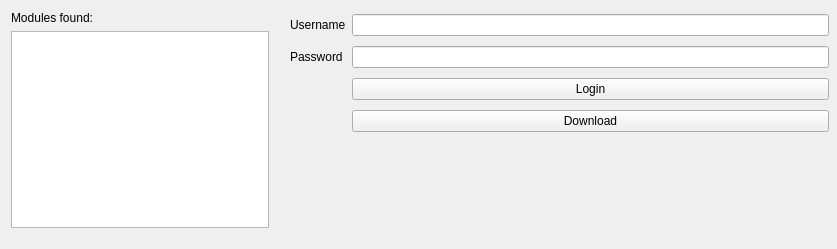
<?xml version="1.0" encoding="UTF-8"?>
<ui version="4.0">
 <class>MainWindow</class>
 <widget class="QMainWindow" name="MainWindow">
  <property name="geometry">
   <rect>
    <x>0</x>
    <y>0</y>
    <width>837</width>
    <height>249</height>
   </rect>
  </property>
  <property name="windowTitle">
   <string>Blackboard Crawler</string>
  </property>
  <widget class="QWidget" name="centralwidget">
   <widget class="QWidget" name="">
    <property name="geometry">
     <rect>
      <x>11</x>
      <y>11</y>
      <width>258</width>
      <height>217</height>
     </rect>
    </property>
    <layout class="QVBoxLayout" name="verticalLayout">
     <item>
      <widget class="QLabel" name="label">
       <property name="text">
        <string>Modules found: </string>
       </property>
      </widget>
     </item>
     <item>
      <widget class="QListWidget" name="listWidget"/>
     </item>
    </layout>
   </widget>
   <widget class="QWidget" name="">
    <property name="geometry">
     <rect>
      <x>290</x>
      <y>10</y>
      <width>539</width>
      <height>126</height>
     </rect>
    </property>
    <layout class="QGridLayout" name="gridLayout">
     <item row="0" column="4">
      <widget class="QLineEdit" name="username"/>
     </item>
     <item row="2" column="4">
      <widget class="QPushButton" name="login">
       <property name="text">
        <string>Login</string>
       </property>
      </widget>
     </item>
     <item row="0" column="0">
      <widget class="QLabel" name="usernameLbl">
       <property name="text">
        <string>Username</string>
       </property>
      </widget>
     </item>
     <item row="1" column="4">
      <widget class="QLineEdit" name="password"/>
     </item>
     <item row="1" column="0">
      <widget class="QLabel" name="passLbl">
       <property name="text">
        <string>Password</string>
       </property>
      </widget>
     </item>
     <item row="3" column="4">
      <widget class="QPushButton" name="download">
       <property name="text">
        <string>Download</string>
       </property>
      </widget>
     </item>
    </layout>
   </widget>
  </widget>
 </widget>
 <resources/>
 <connections/>
</ui>
